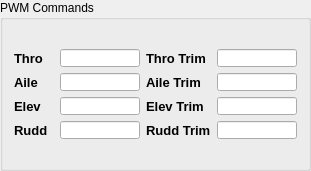
          <widget class="QGroupBox" name="PWMCommands_groupBox">
           <property name="minimumSize">
            <size>
             <width>311</width>
             <height>171</height>
            </size>
           </property>
           <property name="maximumSize">
            <size>
             <width>311</width>
             <height>171</height>
            </size>
           </property>
           <property name="title">
            <string>PWM Commands</string>
           </property>
           <layout class="QVBoxLayout" name="verticalLayout_7">
            <item>
             <layout class="QGridLayout" name="gridLayout_9">
              <item row="0" column="0">
               <widget class="QLabel" name="label_16">
                <property name="minimumSize">
                 <size>
                  <width>0</width>
                  <height>0</height>
                 </size>
                </property>
                <property name="maximumSize">
                 <size>
                  <width>16777215</width>
                  <height>16777215</height>
                 </size>
                </property>
                <property name="font">
                 <font>
                  <pointsize>10</pointsize>
                  <weight>75</weight>
                  <bold>true</bold>
                 </font>
                </property>
                <property name="text">
                 <string>Thro</string>
                </property>
               </widget>
              </item>
              <item row="0" column="2">
               <widget class="QLabel" name="label_21">
                <property name="minimumSize">
                 <size>
                  <width>0</width>
                  <height>0</height>
                 </size>
                </property>
                <property name="maximumSize">
                 <size>
                  <width>16777215</width>
                  <height>16777215</height>
                 </size>
                </property>
                <property name="font">
                 <font>
                  <pointsize>10</pointsize>
                  <weight>75</weight>
                  <bold>true</bold>
                 </font>
                </property>
                <property name="text">
                 <string>Thro Trim</string>
                </property>
               </widget>
              </item>
              <item row="1" column="0">
               <widget class="QLabel" name="label_17">
                <property name="minimumSize">
                 <size>
                  <width>0</width>
                  <height>0</height>
                 </size>
                </property>
                <property name="maximumSize">
                 <size>
                  <width>16777215</width>
                  <height>16777215</height>
                 </size>
                </property>
                <property name="font">
                 <font>
                  <pointsize>10</pointsize>
                  <weight>75</weight>
                  <bold>true</bold>
                 </font>
                </property>
                <property name="text">
                 <string>Aile</string>
                </property>
               </widget>
              </item>
              <item row="1" column="2">
               <widget class="QLabel" name="label_22">
                <property name="minimumSize">
                 <size>
                  <width>0</width>
                  <height>0</height>
                 </size>
                </property>
                <property name="maximumSize">
                 <size>
                  <width>16777215</width>
                  <height>16777215</height>
                 </size>
                </property>
                <property name="font">
                 <font>
                  <pointsize>10</pointsize>
                  <weight>75</weight>
                  <bold>true</bold>
                 </font>
                </property>
                <property name="text">
                 <string>Aile Trim</string>
                </property>
               </widget>
              </item>
              <item row="2" column="0">
               <widget class="QLabel" name="label_18">
                <property name="minimumSize">
                 <size>
                  <width>0</width>
                  <height>0</height>
                 </size>
                </property>
                <property name="maximumSize">
                 <size>
                  <width>16777215</width>
                  <height>16777215</height>
                 </size>
                </property>
                <property name="font">
                 <font>
                  <pointsize>10</pointsize>
                  <weight>75</weight>
                  <bold>true</bold>
                 </font>
                </property>
                <property name="text">
                 <string>Elev</string>
                </property>
               </widget>
              </item>
              <item row="2" column="2">
               <widget class="QLabel" name="label_23">
                <property name="minimumSize">
                 <size>
                  <width>0</width>
                  <height>0</height>
                 </size>
                </property>
                <property name="maximumSize">
                 <size>
                  <width>16777215</width>
                  <height>16777215</height>
                 </size>
                </property>
                <property name="font">
                 <font>
                  <pointsize>10</pointsize>
                  <weight>75</weight>
                  <bold>true</bold>
                 </font>
                </property>
                <property name="text">
                 <string>Elev Trim</string>
                </property>
               </widget>
              </item>
              <item row="3" column="0">
               <widget class="QLabel" name="label_19">
                <property name="minimumSize">
                 <size>
                  <width>0</width>
                  <height>0</height>
                 </size>
                </property>
                <property name="maximumSize">
                 <size>
                  <width>16777215</width>
                  <height>16777215</height>
                 </size>
                </property>
                <property name="font">
                 <font>
                  <pointsize>10</pointsize>
                  <weight>75</weight>
                  <bold>true</bold>
                 </font>
                </property>
                <property name="text">
                 <string>Rudd</string>
                </property>
               </widget>
              </item>
              <item row="3" column="2">
               <widget class="QLabel" name="label_24">
                <property name="minimumSize">
                 <size>
                  <width>0</width>
                  <height>0</height>
                 </size>
                </property>
                <property name="maximumSize">
                 <size>
                  <width>16777215</width>
                  <height>16777215</height>
                 </size>
                </property>
                <property name="font">
                 <font>
                  <pointsize>10</pointsize>
                  <weight>75</weight>
                  <bold>true</bold>
                 </font>
                </property>
                <property name="text">
                 <string>Rudd Trim</string>
                </property>
               </widget>
              </item>
              <item row="0" column="1">
               <widget class="QLineEdit" name="m_pwmThro">
                <property name="sizePolicy">
                 <sizepolicy hsizetype="Expanding" vsizetype="Expanding">
                  <horstretch>0</horstretch>
                  <verstretch>0</verstretch>
                 </sizepolicy>
                </property>
                <property name="minimumSize">
                 <size>
                  <width>60</width>
                  <height>18</height>
                 </size>
                </property>
                <property name="maximumSize">
                 <size>
                  <width>80</width>
                  <height>18</height>
                 </size>
                </property>
               </widget>
              </item>
              <item row="1" column="1">
               <widget class="QLineEdit" name="m_pwmAile">
                <property name="sizePolicy">
                 <sizepolicy hsizetype="Expanding" vsizetype="Fixed">
                  <horstretch>60</horstretch>
                  <verstretch>18</verstretch>
                 </sizepolicy>
                </property>
                <property name="minimumSize">
                 <size>
                  <width>60</width>
                  <height>18</height>
                 </size>
                </property>
                <property name="maximumSize">
                 <size>
                  <width>80</width>
                  <height>18</height>
                 </size>
                </property>
               </widget>
              </item>
              <item row="2" column="1">
               <widget class="QLineEdit" name="m_pwmElev">
                <property name="sizePolicy">
                 <sizepolicy hsizetype="Expanding" vsizetype="Fixed">
                  <horstretch>60</horstretch>
                  <verstretch>18</verstretch>
                 </sizepolicy>
                </property>
                <property name="minimumSize">
                 <size>
                  <width>60</width>
                  <height>18</height>
                 </size>
                </property>
                <property name="maximumSize">
                 <size>
                  <width>80</width>
                  <height>18</height>
                 </size>
                </property>
               </widget>
              </item>
              <item row="3" column="1">
               <widget class="QLineEdit" name="m_pwmRudd">
                <property name="sizePolicy">
                 <sizepolicy hsizetype="Expanding" vsizetype="Fixed">
                  <horstretch>60</horstretch>
                  <verstretch>18</verstretch>
                 </sizepolicy>
                </property>
                <property name="minimumSize">
                 <size>
                  <width>60</width>
                  <height>18</height>
                 </size>
                </property>
                <property name="maximumSize">
                 <size>
                  <width>80</width>
                  <height>18</height>
                 </size>
                </property>
               </widget>
              </item>
              <item row="0" column="3">
               <widget class="QLineEdit" name="m_pwmThroTrim">
                <property name="sizePolicy">
                 <sizepolicy hsizetype="Expanding" vsizetype="Fixed">
                  <horstretch>60</horstretch>
                  <verstretch>18</verstretch>
                 </sizepolicy>
                </property>
                <property name="minimumSize">
                 <size>
                  <width>60</width>
                  <height>18</height>
                 </size>
                </property>
                <property name="maximumSize">
                 <size>
                  <width>80</width>
                  <height>18</height>
                 </size>
                </property>
               </widget>
              </item>
              <item row="1" column="3">
               <widget class="QLineEdit" name="m_pwmAileTrim">
                <property name="sizePolicy">
                 <sizepolicy hsizetype="Expanding" vsizetype="Fixed">
                  <horstretch>60</horstretch>
                  <verstretch>18</verstretch>
                 </sizepolicy>
                </property>
                <property name="minimumSize">
                 <size>
                  <width>60</width>
                  <height>18</height>
                 </size>
                </property>
                <property name="maximumSize">
                 <size>
                  <width>80</width>
                  <height>18</height>
                 </size>
                </property>
               </widget>
              </item>
              <item row="2" column="3">
               <widget class="QLineEdit" name="m_pwmElevTrim">
                <property name="sizePolicy">
                 <sizepolicy hsizetype="Expanding" vsizetype="Fixed">
                  <horstretch>60</horstretch>
                  <verstretch>18</verstretch>
                 </sizepolicy>
                </property>
                <property name="minimumSize">
                 <size>
                  <width>60</width>
                  <height>18</height>
                 </size>
                </property>
                <property name="maximumSize">
                 <size>
                  <width>80</width>
                  <height>18</height>
                 </size>
                </property>
               </widget>
              </item>
              <item row="3" column="3">
               <widget class="QLineEdit" name="m_pwmRuddTrim">
                <property name="sizePolicy">
                 <sizepolicy hsizetype="Expanding" vsizetype="Fixed">
                  <horstretch>60</horstretch>
                  <verstretch>18</verstretch>
                 </sizepolicy>
                </property>
                <property name="minimumSize">
                 <size>
                  <width>60</width>
                  <height>18</height>
                 </size>
                </property>
                <property name="maximumSize">
                 <size>
                  <width>80</width>
                  <height>18</height>
                 </size>
                </property>
               </widget>
              </item>
             </layout>
            </item>
           </layout>
          </widget>
